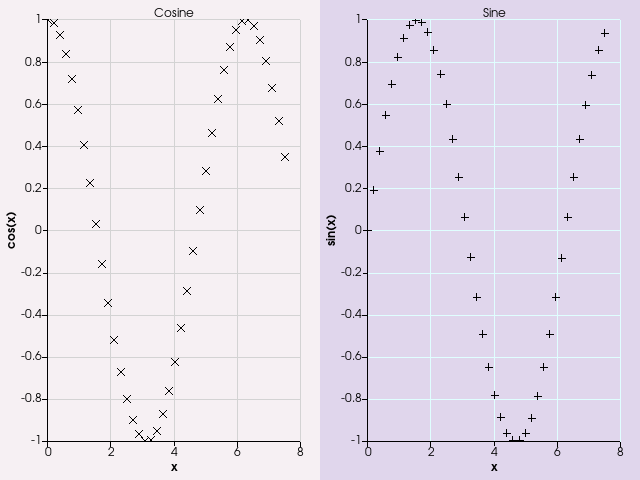

Recreate this plot in Python.
#!/usr/bin/env python

# Side-by-side cosine and sine scatter plots using chart overlays.

import math

# Factory overrides: importing these modules registers the OpenGL rendering
# and interaction style implementations for vtkRenderingCore factory classes.
import vtkmodules.vtkInteractionStyle  # noqa: F401
import vtkmodules.vtkRenderingContextOpenGL2  # noqa: F401
import vtkmodules.vtkRenderingOpenGL2  # noqa: F401

# VTK pipeline classes used in this example
from vtkmodules.vtkChartsCore import (
    vtkAxis,
    vtkChart,
    vtkChartXY,
    vtkPlotPoints,
)
from vtkmodules.vtkCommonCore import vtkFloatArray
from vtkmodules.vtkCommonDataModel import vtkTable
from vtkmodules.vtkRenderingContext2D import vtkContextActor
from vtkmodules.vtkRenderingCore import (
    vtkRenderWindow,
    vtkRenderWindowInteractor,
    vtkRenderer,
)

# Colors (normalized RGB)
alice_blue_rgb = (0.941, 0.973, 1.0)
lavender_rgb = (0.902, 0.902, 0.980)
misty_rose_rgba = (1.0, 0.894, 0.882, 1.0)
thistle_rgba = (0.847, 0.749, 0.847, 1.0)
light_grey_ub = (211, 211, 211, 255)
light_cyan_ub = (224, 255, 255, 255)
black_ub = (0, 0, 0, 255)

# Data: generate trig function values
table = vtkTable()

arr_x = vtkFloatArray()
arr_x.SetName("X Axis")
table.AddColumn(arr_x)

arr_cos = vtkFloatArray()
arr_cos.SetName("Cosine")
table.AddColumn(arr_cos)

arr_sin = vtkFloatArray()
arr_sin.SetName("Sine")
table.AddColumn(arr_sin)

num_points = 40
inc = 7.5 / (num_points - 1.0)
table.SetNumberOfRows(num_points)
for i in range(num_points):
    table.SetValue(i, 0, i * inc)
    table.SetValue(i, 1, math.cos(i * inc))
    table.SetValue(i, 2, math.sin(i * inc))

# ---- Left chart: cosine ----
left_chart = vtkChartXY()
left_chart.SetTitle("Cosine")
left_chart.GetBackgroundBrush().SetColorF(*misty_rose_rgba)
left_chart.GetBackgroundBrush().SetOpacityF(0.4)
left_chart.GetAxis(vtkAxis.BOTTOM).SetTitle("x")
left_chart.GetAxis(vtkAxis.BOTTOM).GetGridPen().SetColor(*light_grey_ub)
left_chart.GetAxis(vtkAxis.LEFT).SetTitle("cos(x)")
left_chart.GetAxis(vtkAxis.LEFT).GetGridPen().SetColor(*light_grey_ub)

points = left_chart.AddPlot(vtkChart.POINTS)
points.SetInputData(table, 0, 1)
points.SetColor(*black_ub)
points.SetWidth(1.0)
points.SetMarkerStyle(vtkPlotPoints.CROSS)

# ContextActor: overlay the left chart on the VTK pipeline
left_context = vtkContextActor()
left_context.GetScene().AddItem(left_chart)

# Left renderer
left_renderer = vtkRenderer()
left_renderer.SetBackground(alice_blue_rgb)
left_renderer.SetViewport(0.0, 0.0, 0.5, 1.0)
left_renderer.AddActor(left_context)
left_context.GetScene().SetRenderer(left_renderer)

# ---- Right chart: sine ----
right_chart = vtkChartXY()
right_chart.SetTitle("Sine")
right_chart.GetBackgroundBrush().SetColorF(*thistle_rgba)
right_chart.GetBackgroundBrush().SetOpacityF(0.4)
right_chart.GetAxis(vtkAxis.BOTTOM).SetTitle("x")
right_chart.GetAxis(vtkAxis.BOTTOM).GetGridPen().SetColor(*light_cyan_ub)
right_chart.GetAxis(vtkAxis.LEFT).SetTitle("sin(x)")
right_chart.GetAxis(vtkAxis.LEFT).GetGridPen().SetColor(*light_cyan_ub)

points = right_chart.AddPlot(vtkChart.POINTS)
points.SetInputData(table, 0, 2)
points.SetColor(*black_ub)
points.SetWidth(1.0)
points.SetMarkerStyle(vtkPlotPoints.PLUS)

# ContextActor: overlay the right chart on the VTK pipeline
right_context = vtkContextActor()
right_context.GetScene().AddItem(right_chart)

# Right renderer
right_renderer = vtkRenderer()
right_renderer.SetBackground(lavender_rgb)
right_renderer.SetViewport(0.5, 0.0, 1.0, 1.0)
right_renderer.AddActor(right_context)
right_context.GetScene().SetRenderer(right_renderer)

# Window: display the rendered scene
render_window = vtkRenderWindow()
render_window.AddRenderer(left_renderer)
render_window.AddRenderer(right_renderer)
render_window.SetWindowName("multiple plots")
render_window.SetMultiSamples(0)
render_window.SetSize(640, 480)

# Interactor: handle mouse and keyboard events
render_window_interactor = vtkRenderWindowInteractor()
render_window_interactor.SetRenderWindow(render_window)

# Launch the interactive visualization
render_window_interactor.Initialize()
render_window_interactor.Start()
